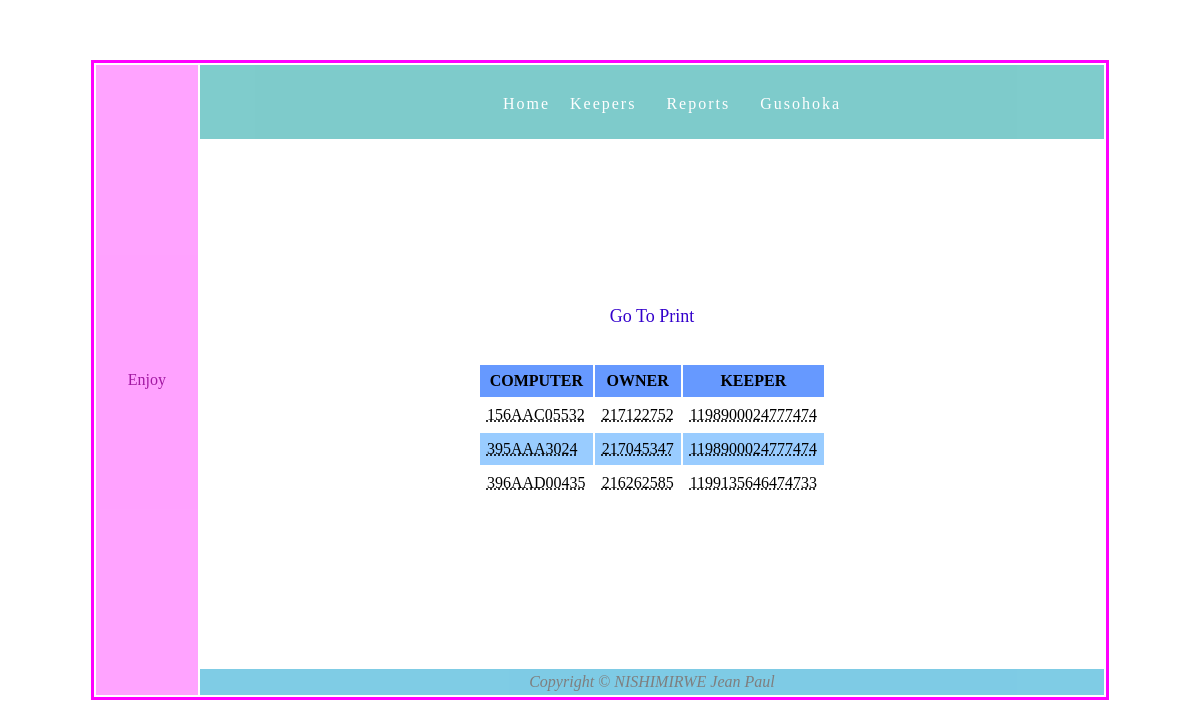
/Current_Stock.php, run on the app's committed database.
### tables this page shows
CREATE TABLE `computer` (
  `Serial_Number` varchar(50) NOT NULL,
  `Name` varchar(30) NOT NULL,
  `Description` varchar(200) DEFAULT NULL,
  `Owner_Reg_Number` varchar(20) NOT NULL,
  `mode` int(11) NOT NULL
);

CREATE TABLE `owner` (
  `Reg_Number` varchar(50) NOT NULL,
  `First_Name` varchar(30) NOT NULL,
  `Last_Name` varchar(30) NOT NULL,
  `gender` varchar(7) NOT NULL,
  `Department` varchar(50) NOT NULL,
  `Phone` varchar(13) NOT NULL
);

### Call.php (called while the page is built, shortened)
<?php
$database="computer_store";
?>

### Current_Stock.php (the view, shortened to what this page needs)
<!DOCTYPE html PUBLIC "-//W3C//DTD XHTML 1.0 Transitional//EN" "http://www.w3.org/TR/xhtml1/DTD/xhtml1-transitional.dtd">
<html xmlns="http://www.w3.org/1999/xhtml">
<head>
<link rel="stylesheet" type="text/css" href="CSS/css1.css" />
</head>
<body>
<?php
include 'Call.php';
?>
<table id="main" align="center" border="0">
<tr><td rowspan="3" class="sides"><div id="left">Enjoy</div></td><td id="top"><div id="menus">
<ul><li><a href="Main_keeper1.php" class="link">Home</a></li>
<li><a class="link">Keepers</a>
</li>
<li><a class="link">Reports</a>
</li>
<li><a href="Logout.php" class="link">Gusohoka</a></li></ul></td></tr>
<tr id="middle"><td><div id="scrol" style="overflow:auto; max-height:450px;">
<?php
$q="select  computer.Serial_Number as CSN,computer.Name as CN,owner.Reg_Number as ORN,owner.First_Name as OFN,owner.gender as OG,owner.Last_Name as OLN,owner.Department as OD,owner.Phone as OP,district.District_Name as DDN,keeper.Id_number as KIN,keeper.First_Name as KFN,keeper.Last_Name as KLN,keeper.gender as KG,keeper.phone as KP,keep.keep_date as KKD from computer INNER JOIN owner INNER JOIN keep INNER JOIN keeper INNER JOIN status INNER JOIN district ON computer.Serial_Number=keep.Serial_Number AND owner.Reg_Number=computer.Owner_Reg_Number AND keeper.keeper_Id=keep.keeper_id AND computer.mode=status.id and keeper.District_Id=district.District_Id where status.id=1 GROUP BY computer.Serial_Number";
$an=mysql_db_query($database,$q);
$c=mysql_num_rows($an);
if($c==0)
{
?>
<table align="center" cellspacing="2" cellpadding="7" >
<tr bgcolor="#6699FF"><th>COMPUTER</th><th>OWNER</th><th>KEEPER</th></tr>
<tr><td>No Data </td><td>No Data</td><td>No Data</td><td>No Data</td></tr></table>
<?php
}
else
{
?>
<div align="center">
<a href="Print_stock.php"><font color="#3300CC" size="+1">Go To Print</font></a>
</div>
<br /><br />
<table align="center" cellspacing="2" cellpadding="7" >
<tr bgcolor="#6699FF"><th>COMPUTER</th><th>OWNER</th><th>KEEPER</th></tr>
<?php
while($line=mysql_fetch_object($an))
{
$Serial_Number=$line ->CSN;
$Computer_Name=$line ->CN;
$Owner_Reg_Number=$line ->ORN;
$Owner_Fname=$line ->OFN;
$Owner_gender=$line ->OG;
$Owner_Lname=$line ->OLN;
$Owner_dept=$line ->OD;
$keeper_district=$line ->DDN;
$NID=$line ->KIN;
$Owner_phone=$line ->OP;
$keeper_Fname=$line ->KFN;
$keeper_Lname=$line ->KLN;
$keeper_gender=$line ->KG;
$keeper_phone=$line ->KP;
?>
<tr class="data"><td align="left"><abbr title="<?php echo "$Computer_Name"; ?>"><?php echo "$Serial_Number";?></abbr></td>
<td align="left"><abbr title="<?php echo "NAME: $Owner_Fname $Owner_Lname
GENDER: $Owner_gender
TELEPHONE: $Owner_phone
DEPARTMENT:  $Owner_dept "; ?>
">
<?php echo "$Owner_Reg_Number"; ?>
</abbr></td>
<td align="left"><abbr title="<?php echo "NAME: $keeper_Fname $keeper_Lname
Gender: $keeper_gender
Telephone: $keeper_phone
District: $keeper_district"; ?>">
<?php echo "$NID"; ?>
</abbr></td>
</tr>
<?php
}
?>
</table>
<?php
}
?>
</div>
</td></tr>
<tr id="bottom"><td colspan="3"><i> Copyright &copy; NISHIMIRWE Jean Paul </i></td></tr>
</table>
</body>
</html>

### CSS/css1.css (style rules this page uses)
#menus ul li { position:relative; letter-spacing:2px; }
#main { text-align:center; margin-top:60px; width:86%; min-width:30% border-collapse:separate; border:solid; border-color:#FF00FF; height:640px; border: 1px solid black thin; transition-duration:2s; min-width:50px;; }
#top { height:50px; background-color:#009999; opacity:0.5; filter: alpha(opacity=50); }
li { list-style-type:none; margin:0; padding:0; display:inline; }
#bottom { height:10px; background-color:#0099CC; opacity:0.5; }
#middle { height:400px; width:80%; }
.sides { width:100px; background-color:#FF99FF; opacity:0.9; animation-name:sides; animation-duration:10s; animation-iteration-count:infinite; }
#menus { text-align:center; margin-top:20px; margin-left:80px; margin-right:80px; color:#666666; }
a { text-decoration:none; font-stretch:expanded; color:#FFFFFF; padding:8px; }
#left { color:#990099; animation-name:anim; animation-iteration-count:infinite; animation-duration:10s; }

### Current_Stock.php (style rules this page uses)
.data:nth-child(odd) { background-color:#99CCFF; }

### data on the page
computer: Serial_Number "156AAC05532", Owner_Reg_Number.Reg_Number "217122752", NID "1198900024777474"
computer: Serial_Number "395AAA3024", Owner_Reg_Number.Reg_Number "217045347", NID "1198900024777474"
computer: Serial_Number "396AAD00435", Owner_Reg_Number.Reg_Number "216262585", NID "1199135646474733"
